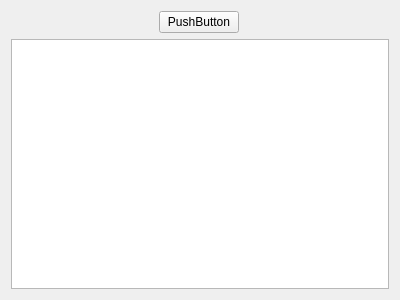
<?xml version="1.0" encoding="UTF-8"?>
<ui version="4.0">
 <class>Widget</class>
 <widget class="QWidget" name="Widget">
  <property name="geometry">
   <rect>
    <x>0</x>
    <y>0</y>
    <width>400</width>
    <height>300</height>
   </rect>
  </property>
  <property name="windowTitle">
   <string>Widget</string>
  </property>
  <layout class="QGridLayout" name="gridLayout">
   <item row="0" column="0">
    <spacer name="horizontalSpacer">
     <property name="orientation">
      <enum>Qt::Horizontal</enum>
     </property>
     <property name="sizeHint" stdset="0">
      <size>
       <width>40</width>
       <height>20</height>
      </size>
     </property>
    </spacer>
   </item>
   <item row="0" column="1">
    <widget class="QPushButton" name="pushButton">
     <property name="text">
      <string>PushButton</string>
     </property>
    </widget>
   </item>
   <item row="0" column="2">
    <spacer name="horizontalSpacer_2">
     <property name="orientation">
      <enum>Qt::Horizontal</enum>
     </property>
     <property name="sizeHint" stdset="0">
      <size>
       <width>144</width>
       <height>20</height>
      </size>
     </property>
    </spacer>
   </item>
   <item row="1" column="0" colspan="3">
    <widget class="QTextEdit" name="textEdit"/>
   </item>
  </layout>
 </widget>
 <layoutdefault spacing="6" margin="11"/>
 <resources/>
 <connections/>
</ui>
